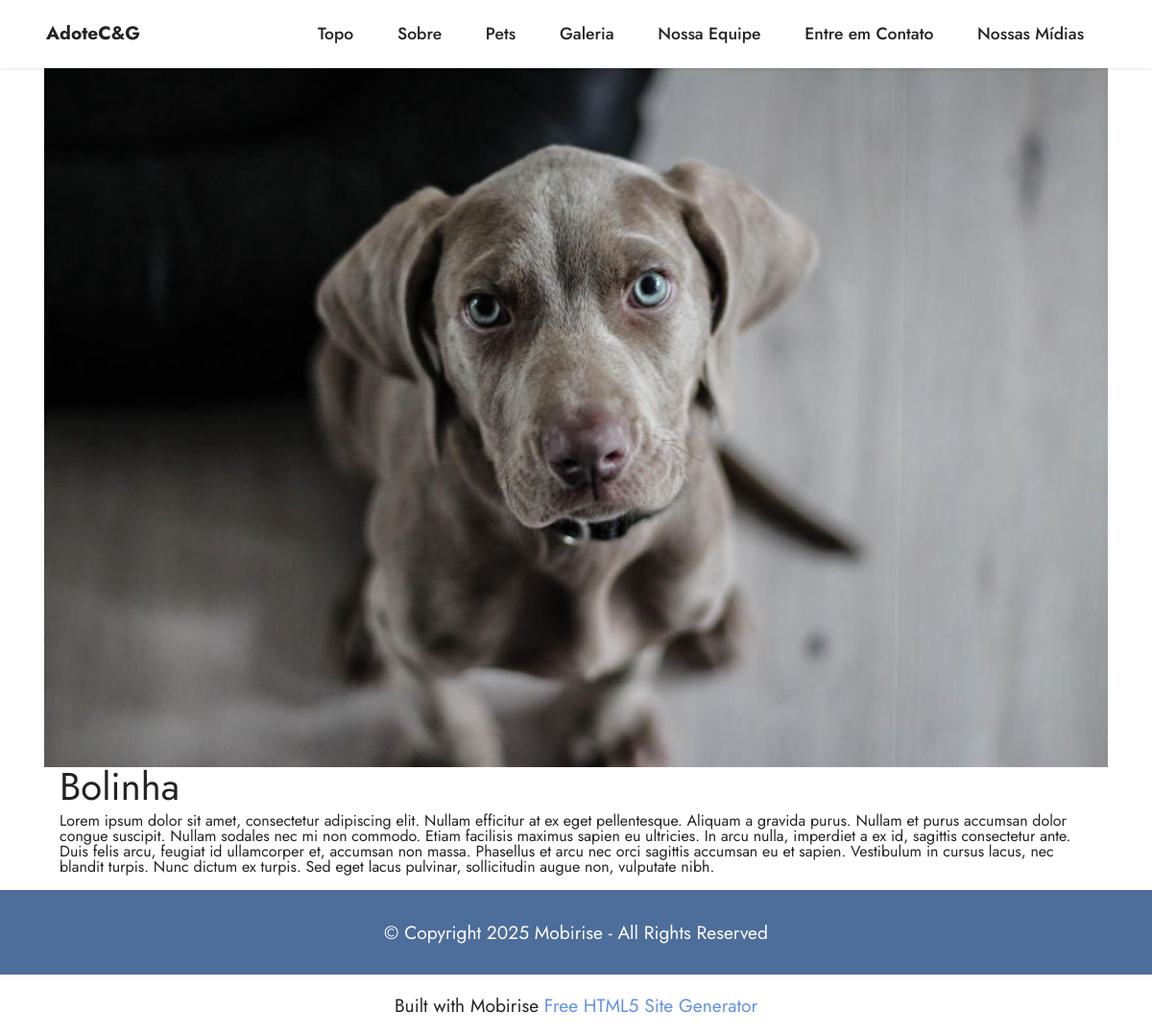
/1/, run on the app's committed database.
### core/models.py (models this page shows, shortened)
class Base(models.Model):
    criado = models.DateTimeField(auto_now_add=True)
    modificado = models.DateTimeField(auto_now=True)
    ativo = models.BooleanField(default=True)
    class Meta:
        abstract = True

class Pet (Base):
    nome = models.CharField('Nome', max_length = 100)
    descricao = models.TextField('Descrição', max_length = 1000)
    animal = models.ForeignKey('core.Animal', on_delete = models.SET_NULL, null = True)
    foto = StdImageField('Foto', upload_to='Pets', variations={'thumb': {'width': 410, 'height': 275, 'crop': True}})
    class Meta:
        verbose_name = 'Pet'
        verbose_name_plural = 'Pets'

### core/views.py (the view)
# urls.py: path('<int:pk>/', DetalharPetView.as_view(), name='detalhar_pet'),
class DetalharPetView(DetailView):
    template_name = 'detalhar_pet.html'
    model = Pet

### core/templates/detalhar_pet.html
{% extends 'base.html'%}
{% load static %}
{% block conteudo %}
    <div class="container">
        <div class="item-img">
            <img src="{{ pet.foto.url }}" alt="Imagem do Pet">
        </div>
        <div class="container">
            <h1>
                {{ pet.nome }}
            </h1>
            <p>
                {{ pet.descricao }}
            </p>
        </div>
    </div>
{% endblock %}

### core/templates/base.html (shortened to what this page needs)
{% load static %}
<!DOCTYPE html>
<html  >
<head>
  <link rel="stylesheet" href="{% static 'web/assets/mobirise-icons2/mobirise2.css' %}">
  <link rel="stylesheet" href="{% static 'bootstrap/css/bootstrap.min.css' %}">
  <link rel="stylesheet" href="{% static 'bootstrap/css/bootstrap-grid.min.css' %}">
  <link rel="stylesheet" href="{% static 'bootstrap/css/bootstrap-reboot.min.css' %}">
  <link rel="stylesheet" href="{% static 'dropdown/css/style.css' %}">
  <link rel="stylesheet" href="{% static 'socicon/css/styles.css' %}">
  <link rel="stylesheet" href="{% static 'theme/css/style.css' %}">
  <link rel="preload" as="style" href="{% static 'mobirise/css/mbr-additional.css' %}"><link rel="stylesheet" href="{% static 'mobirise/css/mbr-additional.css' %}" type="text/css">
</head>
<body>
  <section data-bs-version="5.1" class="menu menu1 cid-t9qNhKP67x" once="menu" id="menu1-0">
    <nav class="navbar navbar-dropdown navbar-fixed-top navbar-expand-lg">
        <div class="container-fluid">
            <div class="navbar-brand">
                <span class="navbar-caption-wrap"><a class="navbar-caption text-black display-7" href="{% url 'core:index' %}">AdoteC&amp;G</a></span>
            </div>
            <div class="collapse navbar-collapse" id="navbarSupportedContent">
                <ul class="navbar-nav nav-dropdown nav-right" data-app-modern-menu="true"><li class="nav-item"><a class="nav-link link text-black text-primary display-4" href="{% url 'core:index' %}#top">Topo</a></li>
                    <li class="nav-item"><a class="nav-link link text-black text-primary display-4" href="{% url 'core:index' %}#features12-5">Sobre</a></li>
                    <li class="nav-item"><a class="nav-link link text-black text-primary display-4" href="{% url 'core:index' %}#features3-6">Pets</a>
                    </li><li class="nav-item"><a class="nav-link link text-black text-primary display-4" href="{% url 'core:index' %}#gallery4-7">Galeria</a></li><li class="nav-item"><a class="nav-link link text-black text-primary display-4" href="{% url 'core:index' %}#team1-8">Nossa Equipe</a></li><li class="nav-item"><a class="nav-link link text-black text-primary display-4" href="{% url 'core:index' %}#form5-9">Entre em Contato</a></li><li class="nav-item"><a class="nav-link link text-black text-primary display-4" href="{% url 'core:index' %}#contacts4-a">Nossas Mídias</a></li></ul>
            </div>
        </div>
    </nav>
</section>
{% block conteudo %}{% endblock %}
<section data-bs-version="5.1" class="footer7 cid-t9qOVoNMep" once="footers" id="footer7-b">
    <div class="container">
        <div class="media-container-row align-center mbr-white">
            <div class="col-12">
                <p class="mbr-text mb-0 mbr-fonts-style display-7">
                    © Copyright 2025 Mobirise - All Rights Reserved
                </p>
            </div>
        </div>
    </div>
</section><section class="display-7" style="padding: 0;align-items: center;justify-content: center;flex-wrap: wrap;    align-content: center;display: flex;position: relative;height: 4rem;"><a href="https://mobiri.se/2800967" style="flex: 1 1;height: 4rem;position: absolute;width: 100%;z-index: 1;"><img alt="" style="height: 4rem;"></a><p style="margin: 0;text-align: center;" class="display-7"></p><a style="z-index:1" href="https://mobirise.com/html-builder.html">Free HTML5 Site Generator</a></section>
</body>
</html>

### core/static/dropdown/css/style.css (style rules this page uses)
.navbar-dropdown { left: 0; padding: 0; position: absolute; right: 0; top: 0; transition: all 0.45s ease; z-index: 1030; background: #282828; }
.navbar-dropdown .navbar-caption { font-weight: 700; white-space: normal; vertical-align: -4px; line-height: 3.125rem !important; }
.navbar-dropdown .navbar-caption, .navbar-dropdown .navbar-caption:hover { color: inherit; text-decoration: none; }
.navbar-dropdown.navbar-fixed-top { position: fixed; }
.navbar-dropdown .navbar-brand span { vertical-align: -4px; }
.nav-dropdown { font-size: 0.75rem; font-weight: 500; height: auto !important; }
.nav-dropdown .link { margin: .667em 1.667em; font-weight: 500; padding: 0; transition: color .2s ease-in-out; }
.nav-dropdown .link::after, .nav-dropdown .dropdown-item::after { color: inherit; }

### core/static/theme/css/style.css (style rules this page uses)
section { background-color: #ffffff; }
body { font-style: normal; line-height: 1.5; font-weight: 400; color: #232323; position: relative; }
section, .container, .container-fluid { position: relative; word-wrap: break-word; }
a { font-style: normal; font-weight: 400; cursor: pointer; }
a, a:hover { text-decoration: none; }
.mbr-text { font-style: normal; line-height: 1.7; }
h1, h2, h3, h4, h5, h6, .display-1, .display-2, .display-4, .display-5, .display-7, span, p, a { line-height: 1; word-break: break-word; word-wrap: break-word; font-weight: 400; }
section { background-position: 50% 50%; background-repeat: no-repeat; background-size: cover; }
.mbr-white { color: #ffffff; }
.align-center { text-align: center; }
.media-container-row { display: flex; flex-direction: row; flex-wrap: wrap; justify-content: center; align-content: center; align-items: start; }
@media (min-width: 992px) { .media-container-row { flex-wrap: nowrap; } }
img, iframe { display: block; width: 100%; }
.menu .navbar-brand { display: -webkit-flex; }
.menu .navbar-brand span { display: flex; display: -webkit-flex; }
.menu .navbar-brand .navbar-caption-wrap { display: -webkit-flex; }
@media (min-width: 992px) { .menu .navbar-nav.nav-dropdown { display: -webkit-flex; } }
.navbar { display: -webkit-flex; -webkit-flex-wrap: wrap; -webkit-align-items: center; -webkit-justify-content: space-between; }
.navbar-collapse { -webkit-flex-basis: 100%; -webkit-flex-grow: 1; -webkit-align-items: center; }
.nav-dropdown .link { padding: 0.667em 1.667em !important; margin: 0 !important; }
html, body { height: auto; min-height: 100vh; }
ul, ol, pre, blockquote { margin-bottom: 2.3125rem; }
@media (min-width: 992px) { .container { padding-left: 16px; padding-right: 16px; } }
@media (min-width: 768px) { .container-fluid { padding-left: 32px; padding-right: 32px; } }

### core/static/mobirise/css/mbr-additional.css (style rules this page uses)
body { font-family: Jost; }
.display-4 { font-family: 'Jost', sans-serif; font-size: 1.1rem; line-height: 1.5; }
.display-7 { font-family: 'Jost', sans-serif; font-size: 1.2rem; line-height: 1.5; }
.text-primary { color: #6592e6 !important; }
.text-black { color: #232323 !important; }
a, a:hover { color: #6592e6; }
body { overflow-x: hidden; }
a { transition: color 0.6s; }
.cid-t9qNhKP67x { z-index: 1000; width: 100%; position: relative; min-height: 60px; }
.cid-t9qNhKP67x nav.navbar { position: fixed; }
.cid-t9qNhKP67x .nav-dropdown .link { padding: 0 0.3em !important; margin: 0.667em 1em !important; }
.cid-t9qNhKP67x .nav-link { position: relative; }
.cid-t9qNhKP67x .navbar { min-height: 70px; transition: all 0.3s; border-bottom: 1px solid transparent; box-shadow: 0 1px 3px 0 rgba(0, 0, 0, 0.1); background: #ffffff; }
.cid-t9qNhKP67x .navbar .navbar-collapse { justify-content: flex-end; z-index: 1; }
.cid-t9qNhKP67x .navbar-brand { min-height: 70px; flex-shrink: 0; align-items: center; margin-right: 0; padding: 10px 0; transition: all 0.3s; word-break: break-word; z-index: 1; }
.cid-t9qNhKP67x .navbar-brand .navbar-caption { line-height: inherit !important; }
.cid-t9qNhKP67x .navbar-expand-lg .navbar-nav .nav-link { padding: 0; }
.cid-t9qNhKP67x ul.navbar-nav { flex-wrap: wrap; }
.cid-t9qNhKP67x .navbar-dropdown { padding: 0 1rem; position: fixed; }
.cid-t9qNhKP67x a.nav-link { display: flex; align-items: center; justify-content: center; }
.cid-t9qOVoNMep { padding-top: 30px; padding-bottom: 30px; background-color: #4d6d9a; overflow: hidden; }

### data on the page
Pet: foto (picture), nome "Bolinha", descricao "Lorem ipsum dolor sit amet, consectetur adipiscing elit. Nullam efficitur at ex eget pellentesque. Aliquam a gravida purus. Nullam et purus accumsan dolor congue suscipit. Nullam sodales nec mi non commodo. Etiam facilisis maximus sapien eu ultricies. In arcu nulla, imperdiet a ex id, sagittis consectetur ante. Duis felis arcu, feugiat id ullamcorper et, accumsan non massa. Phasellus et arcu nec orci sagittis accumsan eu et sapien. Vestibulum in cursus lacus, nec blandit turpis. Nunc dictum ex turpis. Sed eget lacus pulvinar, sollicitudin augue non, vulputate nibh."
